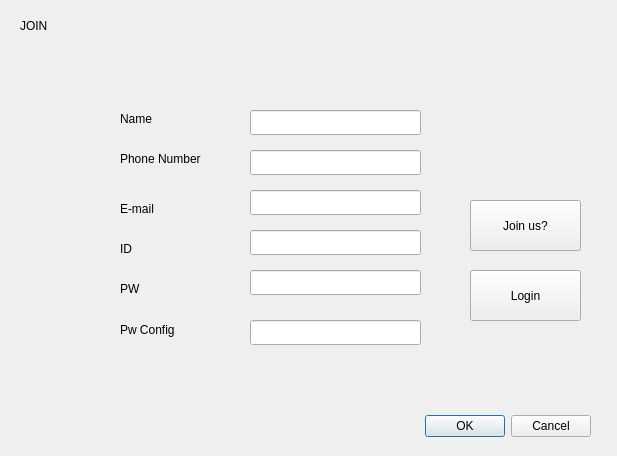
<?xml version="1.0" encoding="UTF-8"?>
<ui version="4.0">
 <class>JoinWindow</class>
 <widget class="QDialog" name="JoinWindow">
  <property name="geometry">
   <rect>
    <x>0</x>
    <y>0</y>
    <width>617</width>
    <height>456</height>
   </rect>
  </property>
  <property name="windowTitle">
   <string>Dialog</string>
  </property>
  <widget class="QDialogButtonBox" name="buttonBox">
   <property name="geometry">
    <rect>
     <x>250</x>
     <y>410</y>
     <width>341</width>
     <height>32</height>
    </rect>
   </property>
   <property name="orientation">
    <enum>Qt::Horizontal</enum>
   </property>
   <property name="standardButtons">
    <set>QDialogButtonBox::Cancel|QDialogButtonBox::Ok</set>
   </property>
  </widget>
  <widget class="QLineEdit" name="nameLineEdit">
   <property name="geometry">
    <rect>
     <x>250</x>
     <y>110</y>
     <width>171</width>
     <height>25</height>
    </rect>
   </property>
  </widget>
  <widget class="QLineEdit" name="phoneLineEdit">
   <property name="geometry">
    <rect>
     <x>250</x>
     <y>150</y>
     <width>171</width>
     <height>25</height>
    </rect>
   </property>
  </widget>
  <widget class="QLineEdit" name="emailLineEdit">
   <property name="geometry">
    <rect>
     <x>250</x>
     <y>190</y>
     <width>171</width>
     <height>25</height>
    </rect>
   </property>
  </widget>
  <widget class="QLineEdit" name="idLineEdit">
   <property name="geometry">
    <rect>
     <x>250</x>
     <y>230</y>
     <width>171</width>
     <height>25</height>
    </rect>
   </property>
  </widget>
  <widget class="QLineEdit" name="pwLineEdit">
   <property name="geometry">
    <rect>
     <x>250</x>
     <y>270</y>
     <width>171</width>
     <height>25</height>
    </rect>
   </property>
  </widget>
  <widget class="QLineEdit" name="configPwLineEdit">
   <property name="geometry">
    <rect>
     <x>250</x>
     <y>320</y>
     <width>171</width>
     <height>25</height>
    </rect>
   </property>
  </widget>
  <widget class="QLabel" name="nameLabel">
   <property name="geometry">
    <rect>
     <x>120</x>
     <y>110</y>
     <width>51</width>
     <height>17</height>
    </rect>
   </property>
   <property name="text">
    <string>Name</string>
   </property>
  </widget>
  <widget class="QLabel" name="phonelabel">
   <property name="geometry">
    <rect>
     <x>120</x>
     <y>150</y>
     <width>111</width>
     <height>17</height>
    </rect>
   </property>
   <property name="text">
    <string>Phone Number</string>
   </property>
  </widget>
  <widget class="QLabel" name="emailLabel">
   <property name="geometry">
    <rect>
     <x>120</x>
     <y>200</y>
     <width>67</width>
     <height>17</height>
    </rect>
   </property>
   <property name="text">
    <string>E-mail</string>
   </property>
  </widget>
  <widget class="QLabel" name="idLabel">
   <property name="geometry">
    <rect>
     <x>120</x>
     <y>240</y>
     <width>67</width>
     <height>17</height>
    </rect>
   </property>
   <property name="text">
    <string>ID</string>
   </property>
  </widget>
  <widget class="QLabel" name="pwLabel">
   <property name="geometry">
    <rect>
     <x>120</x>
     <y>280</y>
     <width>67</width>
     <height>17</height>
    </rect>
   </property>
   <property name="text">
    <string>PW</string>
   </property>
  </widget>
  <widget class="QLabel" name="pwConfigLabel">
   <property name="geometry">
    <rect>
     <x>120</x>
     <y>320</y>
     <width>71</width>
     <height>20</height>
    </rect>
   </property>
   <property name="text">
    <string>Pw Config</string>
   </property>
  </widget>
  <widget class="QLabel" name="joinLabel">
   <property name="geometry">
    <rect>
     <x>20</x>
     <y>10</y>
     <width>41</width>
     <height>31</height>
    </rect>
   </property>
   <property name="text">
    <string>JOIN</string>
   </property>
  </widget>
  <widget class="QPushButton" name="joinBtn">
   <property name="geometry">
    <rect>
     <x>470</x>
     <y>200</y>
     <width>111</width>
     <height>51</height>
    </rect>
   </property>
   <property name="text">
    <string>Join us?</string>
   </property>
  </widget>
  <widget class="QPushButton" name="loginBtn">
   <property name="geometry">
    <rect>
     <x>470</x>
     <y>270</y>
     <width>111</width>
     <height>51</height>
    </rect>
   </property>
   <property name="text">
    <string>Login</string>
   </property>
  </widget>
 </widget>
 <resources/>
 <connections>
  <connection>
   <sender>buttonBox</sender>
   <signal>accepted()</signal>
   <receiver>JoinWindow</receiver>
   <slot>accept()</slot>
   <hints>
    <hint type="sourcelabel">
     <x>248</x>
     <y>254</y>
    </hint>
    <hint type="destinationlabel">
     <x>157</x>
     <y>274</y>
    </hint>
   </hints>
  </connection>
  <connection>
   <sender>buttonBox</sender>
   <signal>rejected()</signal>
   <receiver>JoinWindow</receiver>
   <slot>reject()</slot>
   <hints>
    <hint type="sourcelabel">
     <x>316</x>
     <y>260</y>
    </hint>
    <hint type="destinationlabel">
     <x>286</x>
     <y>274</y>
    </hint>
   </hints>
  </connection>
 </connections>
</ui>
